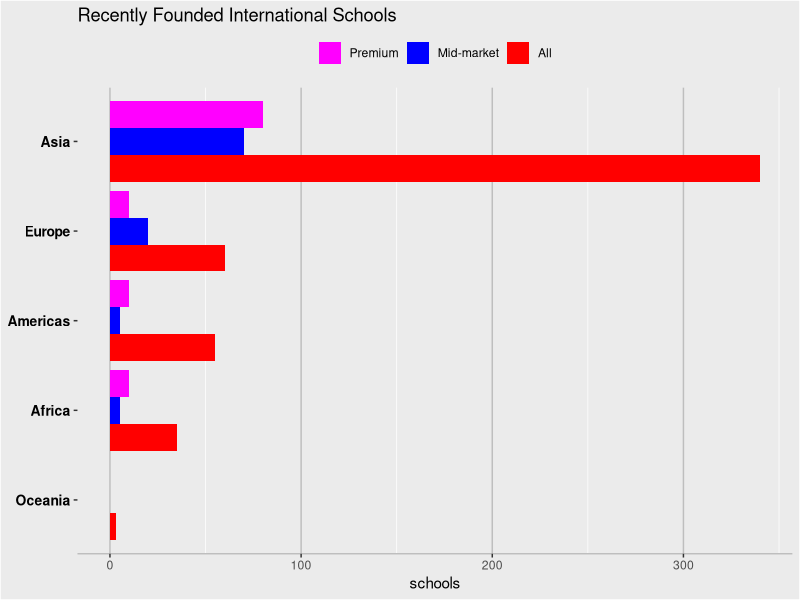

The R script that drew this image:
library(tidyverse)

data <- read_csv("data.csv")

data_longer <- data %>% 
  pivot_longer(
    cols = c(2, 3, 4), 
    names_to = "category", 
    values_to = "schools"
  )

data_longer %>% 
  ggplot(aes(x = schools, y = reorder(region, schools), fill = category)) +
  geom_col(position = "dodge", stat = "identity") +
  scale_fill_discrete(
    breaks = c("Premium", "Mid-market", "All"),
    type = c("red", "blue", "magenta")
  ) +
  labs(title = "Recently Founded International Schools") + 
  theme(
    plot.background = element_rect(fill = "grey92"),
    axis.line.x = element_line(color = "grey"),
    panel.grid.major.y = element_blank(),
    panel.grid.major.x = element_line(color = "grey"),
    axis.title.y = element_blank(),
    axis.text.y = element_text(size = 10, color = "black", face = "bold"),
    legend.position = "top",
    legend.background = element_rect(fill = "grey92"),
    legend.title = element_blank()
  )
